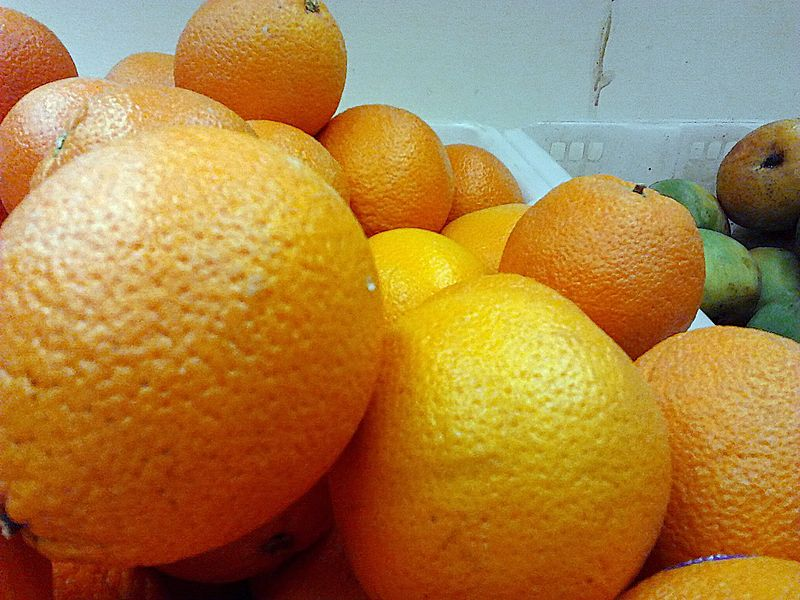
#> input picture Lab_02/Python/Oranges.jpg, 800 x 600 px
$ python 'copy Oranges HSV.py'
#> lines starting #> are read from the running program, lines starting #| are printed output that depends on the picture
#> in main, img is the input picture: shape (600, 800, 3); mean B, G, R 66, 129.3, 172.1
import cv2
import numpy as np


def copy_orange(img):
    """A Function to Copy/extract Oranges only to a new img"""
    result = np.zeros(img.shape, np.uint8)
    hsv = cv2.cvtColor(img, cv2.COLOR_BGR2HSV)
#> hsv: shape (600, 800, 3); mean H, S, V 33.6, 175.3, 178.9
    # v = np.array([])
    for i in range(result.shape[0]):
        for j in range(result.shape[1]):
            # v = np.append(v, np.array(img[r, c]), axis=0)
            c = img[i, j]
            c2 = hsv[i, j]
            if c2[0] < 30 and c2[1] > 5:  # only the Hue & Saturation to be guessed
                result[i, j] = c
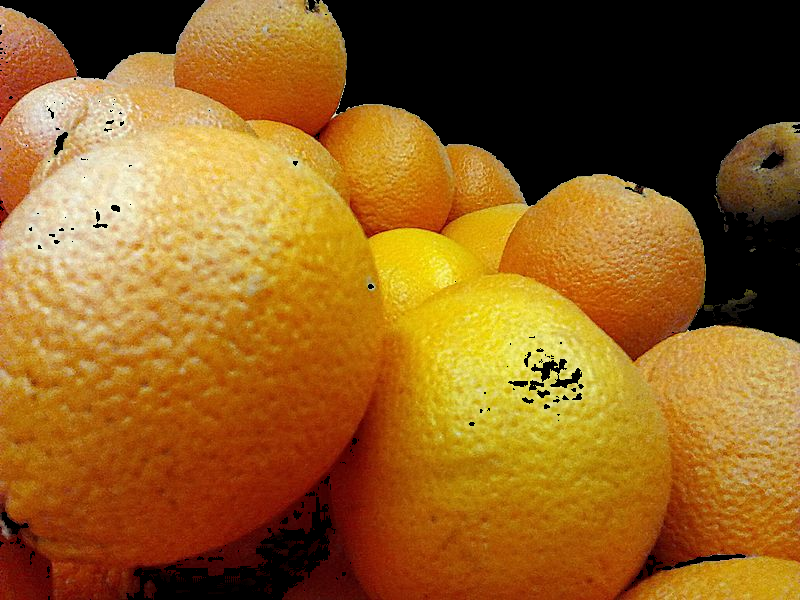
#> result: shape (600, 800, 3); mean B, G, R 32.6, 96, 143.9

    return result


def main():
    path = "Oranges.jpg"
    img = cv2.imread(path)
    if img is None:
        print('Could not open or find the image: ', path)
        exit(0)

    result = copy_orange(img)

    cv2.imshow("Oranges", result)
    cv2.waitKey(0)
    cv2.destroyAllWindows()


#####################################
if __name__ == '__main__':
    main()
